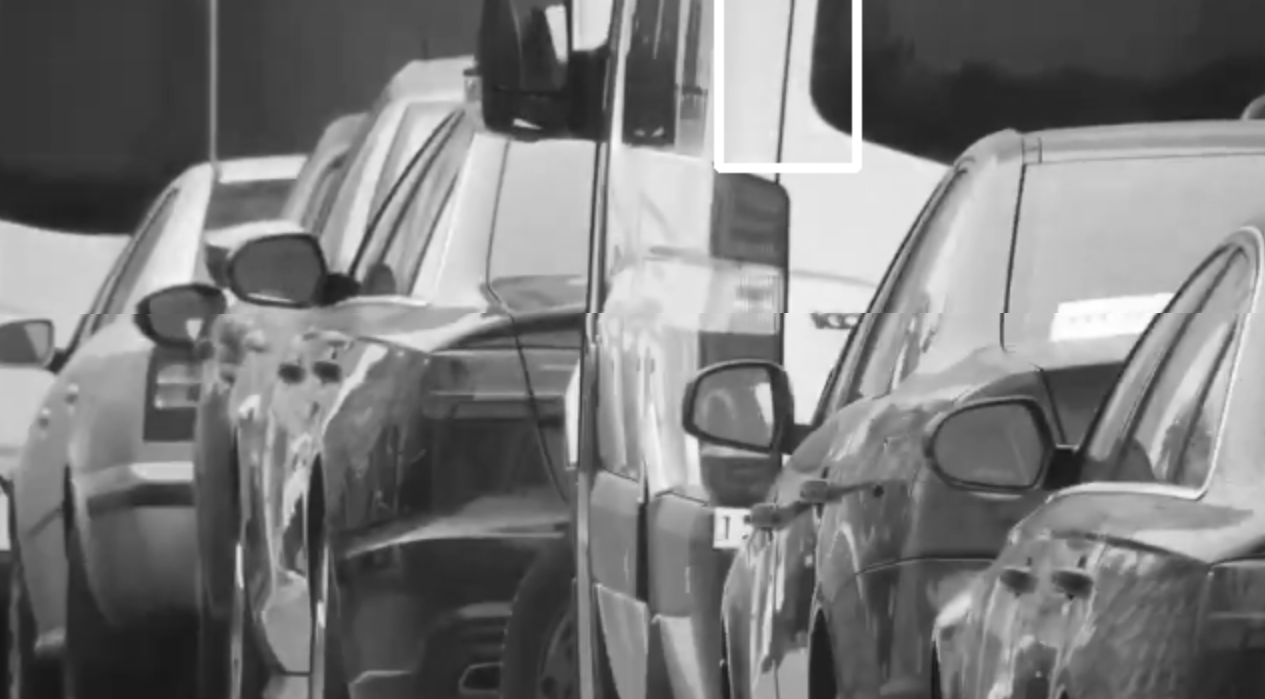

This figure's Python source:
"""
sudo apt install python-pip
pip install --upgrade pip

pip install scipy
pip install numpy
pip install opencv-python
pip install opencv-contrib-python
pip install pytesseract
pip install pafy
pip install matplotlib
pip install scikit-learn
pip install youtube_dl
pip install jupyter
pip install graphviz
pip install sklearn
"""

import sys
import numpy as np
import cv2

print(cv2.__version__)
import json
import os
#import rect

# importing reduce()
from functools import reduce

# def Average(lst):
#    return reduce(lambda a, b: a + b, lst) / len(lst)


# def Average(lst):
# total_score = 0
# count = len(lst)
# index = 0
# for item in lst:
#    if count > 0:
#        total_score += lst[index]
#        index += 1
# return float(total_score / count)

# Works.      ## avg = float(sum(lst)) / float(len(lst))
# Works.      ## avg = float(sum(lst)) / len(lst)
# Works.      ## avg = sum(lst) / float(len(lst))
# avg = float(sum(lst)) / len(lst)
# return float(avg)


# import pafy
# from pprint import pprint

# DW
"""
# https://www.youtube.com/watch?v=j3a-ZaVtyRc
# https://www.youtube.com/watch?v=u9DzwcptbrM
# https://www.youtube.com/watch?v=ZvHXpd9uzN4


# youtube-dl -F  https://www.youtube.com/watch?v=ZvHXpd9uzN4

249          webm       audio only DASH audio   49k , opus @ 50k, 6.23MiB
250          webm       audio only DASH audio   59k , opus @ 70k, 7.02MiB
171          webm       audio only DASH audio   86k , vorbis@128k, 10.59MiB
251          webm       audio only DASH audio  102k , opus @160k, 12.79MiB
140          m4a        audio only DASH audio  128k , m4a_dash container, mp4a.40.2@128k, 17.38MiB
278          webm       256x144    144p  107k , webm container, vp9, 30fps, video only, 13.31MiB
160          mp4        256x144    144p  115k , avc1.4d400c, 30fps, video only, 15.05MiB
242          webm       426x240    240p  245k , vp9, 30fps, video only, 30.49MiB
133          mp4        426x240    240p  251k , avc1.4d4015, 30fps, video only, 33.57MiB
243          webm       640x360    360p  586k , vp9, 30fps, video only, 57.03MiB
134          mp4        640x360    360p  646k , avc1.4d401e, 30fps, video only, 80.36MiB
244          webm       854x480    480p  969k , vp9, 30fps, video only, 104.67MiB
135          mp4        854x480    480p 1171k , avc1.4d401f, 30fps, video only, 152.82MiB
247          webm       1280x720   720p 2221k , vp9, 30fps, video only, 210.58MiB
136          mp4        1280x720   720p 2349k , avc1.4d401f, 30fps, video only, 308.00MiB
248          webm       1920x1080  1080p 4023k , vp9, 30fps, video only, 372.24MiB
137          mp4        1920x1080  1080p 4414k , avc1.640028, 30fps, video only, 577.03MiB
264          mp4        2560x1440  1440p 10644k , avc1.640032, 30fps, video only, 1.34GiB
271          webm       2560x1440  1440p 11464k , vp9, 30fps, video only, 1.19GiB
313          webm       3840x2160  2160p 21990k , vp9, 30fps, video only, 2.38GiB
17           3gp        176x144    small , mp4v.20.3, mp4a.40.2@ 24k
36           3gp        320x180    small , mp4v.20.3, mp4a.40.2
43           webm       640x360    medium , vp8.0, vorbis@128k
18           mp4        640x360    medium , avc1.42001E, mp4a.40.2@ 96k
22           mp4        1280x720   hd720 , avc1.64001F, mp4a.40.2@19

 youtube-dl     --format 247  https://www.youtube.com/watch?v=ZvHXpd9uzN4

https://stackoverflow.com/questions/21983062/in-python-opencv-is-there-a-way-to-quickly-scroll-through-frames-of-a-video-all
http://answers.opencv.org/question/94012/is-opencvs-videocaptureread-function-skipping-frames/
"""

"""
url = "https://www.youtube.com/watch?v=ZvHXpd9uzN4"
videoPafy = pafy.new(url)
best = videoPafy.getbest(preftype="mp4")
video = cv2.VideoCapture(best.url)
pprint(best)
exit()
"""

frame_count = 0
video = os.path.expanduser('~/Git/') + "jQU_wiBW6M0Final.mp4";
cap = cv2.VideoCapture(video)
frame_width = int(cap.get(cv2.CAP_PROP_FRAME_WIDTH))
frame_height = int(cap.get(cv2.CAP_PROP_FRAME_HEIGHT))
width = int(cap.get(3))
height = int(cap.get(4))
fps = int(cap.get(5))

# find fps of video file
fps = cap.get(cv2.CAP_PROP_FPS)
spf = 1 / fps
print "Frames per second using cap.get(cv2.CAP_PROP_FPS) : {0}".format(fps)
print "Seconds per frame using 1/fps :", spf

# https://www.programcreek.com/python/example/72134/cv2.VideoWriter
# https://docs.opencv.org/2.4/modules/highgui/doc/reading_and_writing_images_and_video.html
# https://scottontechnology.com/flip-image-opencv-python/
# https://docs.opencv.org/3.1.0/dd/d43/tutorial_py_video_display.html
# https://www.tutorialspoint.com/python/python_loop_control.htm
# http://anh.cs.luc.edu/python/hands-on/3.1/handsonHtml/ifstatements.html
# http://www.fourcc.org/codecs.php
# https://github.com/opencv/opencv/tree/master/3rdparty/ffmpeg
# https://pypi.org/project/opencv-contrib-python/
# https://www.tutorialspoint.com/python/python_decision_making.htm
# https://www.tutorialspoint.com/python/python_if_else.htm
# https://www.pyimagesearch.com/2016/02/22/writing-to-video-with-opencv/


"""
from skvideo.io import VideoWriter
import numpy
writer = VideoWriter(filename, frameSize=(w, h))
writer.open()
image = numpy.zeros((h, w, 3))
writer.write(image)
writer.release()
"""

"""
# construct the argument parse and parse the arguments
ap = argparse.ArgumentParser()
ap.add_argument("-o", "--output", required=True,
	help="path to output video file")
ap.add_argument("-p", "--picamera", type=int, default=-1,
	help="whether or not the Raspberry Pi camera should be used")
ap.add_argument("-f", "--fps", type=int, default=20,
	help="FPS of output video")
ap.add_argument("-c", "--codec", type=str, default="MJPG",
	help="codec of output video")
args = vars(ap.parse_args())
"""

# (*'MJPG') (*'mp42') (*'XVID') (*'X264') (*'H264')
out = cv2.VideoWriter(os.path.expanduser('~/Git/') + 'output999.avi', cv2.VideoWriter_fourcc(*"MJPG"), 60, (frame_width, frame_height), True)

# Sorting
# https://www.geeksforgeeks.org/find-average-list-python/
# https://jakevdp.github.io/PythonDataScienceHandbook/02.08-sorting.html
# https://docs.python.org/3/howto/sorting.html
# https://opencvpython.blogspot.de/search/label/CHAIN_APPROX_NONE
# https://www.programcreek.com/python/example/89466/cv2.CHAIN_APPROX_NONE
# https://docs.python.org/2/library/functools.html

while (cap.isOpened()):
    ret, frame = cap.read()
    frame_count = frame_count + 1
    frame = cv2.resize(frame, (640, 360))

    # ------------------------------------------

    # https://docs.opencv.org/3.4.0/d7/d4d/tutorial_py_thresholding.html
    # https://pythonprogramming.net/thresholding-image-analysis-python-opencv-tutorial/
    # https://kyamagu.github.io/mexopencv/matlab/approxPolyDP.html
    # http://www.swarthmore.edu/NatSci/mzucker1/opencv-2.4.10-docs/modules/imgproc/doc/structural_analysis_and_shape_descriptors.html
    # https://github.com/eyantrainternship/eYSIP_2015_Marker_based_Robot_Localisation/wiki/Contour-Features-and-Shape-Detection

    # if frame_count % 2:
    #    continue

    if ret == False:
        break

    frame = cv2.flip(frame, 1)
    gray = cv2.cvtColor(frame, cv2.COLOR_BGR2GRAY)
    # blurred = cv2.GaussianBlur(gray, (5, 5), 0)
    blurred = cv2.medianBlur(gray, 5)
    edged = cv2.Canny(blurred, 0, 5)

    # ret, thresh = cv2.threshold(blurred, 127, 255, 1)  # 127,255,1
    ret, thresh = cv2.threshold(blurred, 127, 255, cv2.THRESH_BINARY | cv2.THRESH_OTSU)  # 127,255,1

    # ret,thresh = cv.threshold(img,127,255,cv.THRESH_BINARY)
    # ret,thresh = cv.threshold(img,127,255,cv.THRESH_BINARY_INV)
    # ret,thresh = cv.threshold(img,127,255,cv.THRESH_TRUNC)
    # ret,thresh = cv.threshold(img,127,255,cv.THRESH_TOZERO)
    # ret,thresh = cv.threshold(img,127,255,cv.THRESH_TOZERO_INV)

    # _, contours, h = cv2.findContours(edged, cv2.RETR_LIST, cv2.CHAIN_APPROX_NONE)
    _, contours, h = cv2.findContours(edged, cv2.RETR_EXTERNAL, cv2.CHAIN_APPROX_SIMPLE)

    # Options
    # cv2.RETR_LIST , cv2.RETR_EXTERNAL, cv2.RETR_CCOMP cv2.RETR_TREE
    # cv2.CHAIN_APPROX_NONE and cv2.CHAIN_APPROX_SIMPLE.

    # Get Average or Sort Value
    contours = sorted(contours, key=cv2.contourArea, reverse=True)
    # contours = Average(contours)

    # for each contour search polygon rectangle
    for cnt in contours:

        if cv2.contourArea(cnt) > 10 and cv2.contourArea(cnt) < 690:
            #    approx = cv2.approxPolyDP(cnt,0.01*cv2.arcLength(cnt,True),True)
            approx = cv2.approxPolyDP(cnt, 0.1 * cv2.arcLength(cnt, True), True)
            # print len(approx)
            if len(approx) == 4:
                target = approx
                break

        # cv2.drawContours(gray, [cnt], -1, (255, 0, 0), -1)  # classic overlay without transparency

        x, y, w, h = cv2.boundingRect(contours[0])
        cv2.rectangle(gray, (x, y), (x + w / 4, y + h / 4), (255, 255, 255), 3)

        # approx = rect.rectify(target)
        # pts2 = np.float32([[0,0],[800,0],[800,800],[0,800]])
        # M = cv2.getPerspectiveTransform(cnt,pts2)
        # dst = cv2.warpPerspective(gray,M,(800,800))
        # cv2.drawContours(gray, [cnt], -1, (0, 255, 0), 2)
        # gray = cv2.cvtColor(gray, cv2.COLOR_BGR2GRAY)

        cv2.imshow('frame', gray)
        frame = cv2.cvtColor(gray, cv2.COLOR_GRAY2BGR)
        # out.write(frame)

    gray = cv2.resize(gray, (1280, 720))
    # gray = cv2.resize(gray, (640,360))
    cv2.imshow('frame', gray)
    # cv2.merge(frame,gray)
    cv2.resize(frame, (640, 360))
    frame = cv2.cvtColor(gray, cv2.COLOR_GRAY2BGR)
    out.write(frame)

    if cv2.waitKey(1) & 0xFF == ord('q'):
        break

cap.release()
out.release()
cv2.destroyAllWindows()
